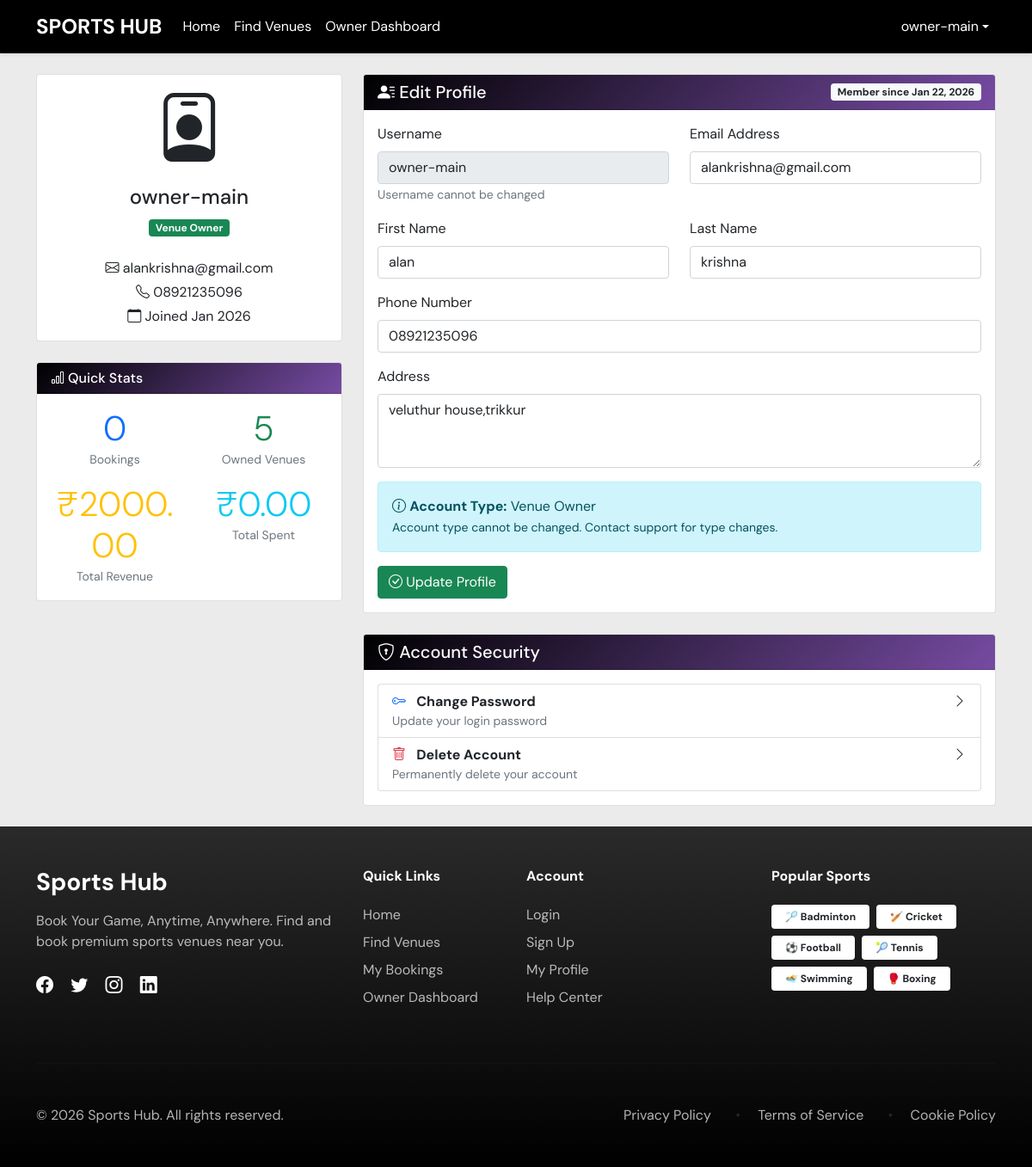
The app's page /accounts/profile/ (signed in) with its own data.
### accounts/models.py (models this page shows, shortened)
class User(AbstractUser):
    USER_TYPE_CHOICES = (
        ('admin', 'Admin'),
        ('owner', 'Owner'),
        ('user', 'User'),
    )
    user_type = models.CharField(max_length=10, choices=USER_TYPE_CHOICES, default='user')
    phone_number = models.CharField(max_length=15, blank=True, null=True)
    address = models.TextField(blank=True, null=True)
    created_at = models.DateTimeField(auto_now_add=True)
    updated_at = models.DateTimeField(auto_now=True)

### accounts/views.py (the view)
# urls.py: path('profile/', views.profile, name='profile'),
@login_required
def profile(request):
    if request.method == 'POST':
        form = UserProfileForm(request.POST, request.FILES, instance=request.user)
        if form.is_valid():
            form.save()  # This saves the data to database
            messages.success(request, 'Profile updated successfully!')
            return redirect('profile')
    else:
        form = UserProfileForm(instance=request.user)
    from bookings.models import Booking
    from venues.models import Venue
    user_bookings = Booking.objects.filter(user=request.user)
    total_spent = sum(booking.total_price for booking in user_bookings if booking.status == 'confirmed')
    total_bookings = user_bookings.count()
    owned_venues = 0
    total_revenue = 0
    if request.user.user_type == 'owner':
        owned_venues = Venue.objects.filter(owner=request.user).count()
        owner_bookings = Booking.objects.filter(venue__owner=request.user)
        total_revenue = sum(booking.total_price for booking in owner_bookings if booking.status == 'confirmed')
    context = {
        'form': form,
        'total_spent': total_spent,
        'total_bookings': total_bookings,
        'owned_venues': owned_venues,
        'total_revenue': total_revenue,
    }
    return render(request, 'accounts/profile.html', context)

### templates/accounts/profile.html (shortened to what this page needs)
{% extends 'base.html' %}
{% block content %}
<div class="row">
    <div class="col-md-4">
        <div class="card mb-4">
            <div class="card-body text-center">
                <div class="mb-3">
                    <div class="display-1">
                        {% if user.user_type == 'owner' %}
                        <i class="bi bi-person-badge"></i>
                        {% else %}
                        <i class="bi bi-person-circle"></i>
                        {% endif %}
                    </div>
                </div>
                <h4>{{ user.username }}</h4>
                <p class="text-muted">
                    {% if user.user_type == 'owner' %}
                    <span class="badge bg-success">Venue Owner</span>
                    {% else %}
                    <span class="badge bg-primary">Sports Enthusiast</span>
                    {% endif %}
                </p>
                <div class="mt-4">
                    <p class="mb-1"><i class="bi bi-envelope"></i> {{ user.email }}</p>
                    {% if user.phone_number %}
                    <p class="mb-1"><i class="bi bi-telephone"></i> {{ user.phone_number }}</p>
                    {% endif %}
                    <p class="mb-0"><i class="bi bi-calendar"></i> Joined {{ user.date_joined|date:"M Y" }}</p>
                </div>
            </div>
        </div>
        <div class="card">
            <div class="card-header bg-primary text-white">
                <h6 class="mb-0"><i class="bi bi-bar-chart"></i> Quick Stats</h6>
            </div>
            <div class="card-body">
                <div class="row text-center">
                    <div class="col-6 mb-3">
                        <div class="display-6 text-primary">{{ total_bookings }}</div>
                        <small class="text-muted">Bookings</small>
                    </div>
                    {% if user.user_type == 'owner' %}
                    <div class="col-6 mb-3">
                        <div class="display-6 text-success">{{ owned_venues }}</div>
                        <small class="text-muted">Owned Venues</small>
                    </div>
                    <div class="col-6">
                        <div class="display-6 text-warning">₹{{ total_revenue|floatformat:2 }}</div>
                        <small class="text-muted">Total Revenue</small>
                    </div>
                    {% endif %}
                    <div class="col-6">
                        <div class="display-6 text-info">₹{{ total_spent|floatformat:2 }}</div>
                        <small class="text-muted">Total Spent</small>
                    </div>
                </div>
            </div>
        </div>
    </div>
    <div class="col-md-8">
        <div class="card mb-4">
            <div class="card-header bg-success text-white d-flex justify-content-between align-items-center">
                <h5 class="mb-0"><i class="bi bi-person-lines-fill"></i> Edit Profile</h5>
                <span class="badge bg-light text-dark">Member since {{ user.date_joined|date:"M d, Y" }}</span>
            </div>
            <div class="card-body">
                <form method="post">
                    <div class="row">
                        <div class="col-md-6 mb-3">
                            <label class="form-label">Username</label>
                            <input type="text" class="form-control" value="{{ user.username }}" readonly>
                            <small class="text-muted">Username cannot be changed</small>
                        </div>
                        <div class="col-md-6 mb-3">
                            <label class="form-label">Email Address</label>
                            <input type="email" class="form-control" name="email" value="{{ user.email|default:'' }}">
                        </div>
                    </div>
                    <div class="row">
                        <div class="col-md-6 mb-3">
                            <label class="form-label">First Name</label>
                            <input type="text" class="form-control" name="first_name" value="{{ user.first_name|default:'' }}">
                        </div>
                        <div class="col-md-6 mb-3">
                            <label class="form-label">Last Name</label>
                            <input type="text" class="form-control" name="last_name" value="{{ user.last_name|default:'' }}">
                        </div>
                    </div>
                    <div class="mb-3">
                        <label class="form-label">Phone Number</label>
                        <input type="tel" class="form-control" name="phone_number" value="{{ user.phone_number|default:'' }}">
                    </div>
                    <div class="mb-3">
                        <label class="form-label">Address</label>
                        <textarea class="form-control" name="address" rows="3">{{ user.address|default:'' }}</textarea>
                    </div>
                    <div class="alert alert-info">
                        <i class="bi bi-info-circle"></i>
                        <strong>Account Type:</strong>
                        {% if user.user_type == 'owner' %}Venue Owner
                        {% elif user.user_type == 'user' %}Sports User
                        {% else %}Admin{% endif %}
                        <br>
                        <small>Account type cannot be changed. Contact support for type changes.</small>
                    </div>
                    <button type="submit" class="btn btn-success">
                        <i class="bi bi-check-circle"></i> Update Profile
                    </button>
                </form>
            </div>
        </div>
        <div class="card">
            <div class="card-header bg-warning text-white">
                <h5 class="mb-0"><i class="bi bi-shield-lock"></i> Account Security</h5>
            </div>
            <div class="card-body">
                <div class="list-group">
                    <a href="{% url 'change_password' %}" class="list-group-item list-group-item-action">
                        <div class="d-flex w-100 justify-content-between">
                            <div>
                                <i class="bi bi-key text-primary me-2"></i>
                                <strong>Change Password</strong>
                                <p class="mb-0 small text-muted">Update your login password</p>
                            </div>
                            <i class="bi bi-chevron-right"></i>
                        </div>
                    </a>
                    <a href="{% url 'delete_account' %}" class="list-group-item list-group-item-action">
                        <div class="d-flex w-100 justify-content-between">
                            <div>
                                <i class="bi bi-trash text-danger me-2"></i>
                                <strong>Delete Account</strong>
                                <p class="mb-0 small text-muted">Permanently delete your account</p>
                            </div>
                            <i class="bi bi-chevron-right"></i>
                        </div>
                    </a>
                </div>
            </div>
        </div>
    </div>
</div>
{% endblock %}

### templates/base.html (shortened to what this page needs)
<!DOCTYPE html>
<html lang="en">
<head>
    <link href="https://cdn.jsdelivr.net/npm/bootstrap@5.1.3/dist/css/bootstrap.min.css" rel="stylesheet">
    <link rel="stylesheet" href="https://cdn.jsdelivr.net/npm/bootstrap-icons@1.8.1/font/bootstrap-icons.css">
</head>
<body>
    <nav class="navbar navbar-expand-lg navbar-light shadow-sm" style="background-color: #000;">
        <div class="container">
            <a class="navbar-brand d-flex align-items-center text-white" href="{% url 'home' %}">
                <span class="fs-4 fw-bold">SPORTS HUB</span>
            </a>
            <div class="collapse navbar-collapse " id="navbarNav">
                <ul class="navbar-nav me-auto">
                    <li class="nav-item">
                        <a class="nav-link  text-white" href="{% url 'home' %}">Home</a>
                    </li>
                    <li class="nav-item">
                        <a class="nav-link text-white" href="{% url 'venue_list' %}">Find Venues</a>
                    </li>
                    {% if user.is_authenticated and user.user_type == 'owner' %}
                    <li class="nav-item">
                        <a class="nav-link text-white" href="{% url 'owner_dashboard' %}">Owner Dashboard</a>
                    </li>
                    {% elif user.is_authenticated and user.user_type == 'user' %}
                    <li class="nav-item">
                        <a class="nav-link text-white" href="{% url 'my_bookings' %}">My Bookings</a>
                    </li>
                    {% endif %}
                </ul>
                <ul class="navbar-nav ms-auto text-white">
                    {% if user.is_authenticated %}
                    <li class="nav-item dropdown">
                        <a class="nav-link dropdown-toggle d-flex align-items-center text-white" href="#" role="button"
                            data-bs-toggle="dropdown"> {{ user.username }}</a>
                    </li>
                    {% endif %}
                </ul>
            </div>
        </div>
    </nav>
    <main class="container my-4">
        {% block content %}{% endblock %}
    </main>
    <footer class="footer" style="background: linear-gradient(to bottom, #2b2a2a 0%, #000000 100%);">
        <div class="container py-5">
            <div class="row">
                <div class="col-lg-4 mb-5 mb-lg-0">
                    <div class="footer-brand mb-4">
                        <h3 class="fw-bold text-white mb-3">Sports Hub</h3>
                        <p class="text-white-50 mb-4">Book Your Game, Anytime, Anywhere. Find and book premium sports
                            venues near you.</p>
                        <div class="social-icons">
                            <a href="#" class="text-white me-3"><i class="bi bi-facebook fs-5"></i></a>
                            <a href="#" class="text-white me-3"><i class="bi bi-twitter fs-5"></i></a>
                            <a href="#" class="text-white me-3"><i class="bi bi-instagram fs-5"></i></a>
                            <a href="#" class="text-white"><i class="bi bi-linkedin fs-5"></i></a>
                        </div>
                    </div>
                </div>
                <div class="col-lg-2 col-md-4 mb-4 mb-md-0">
                    <h6 class="text-white fw-bold mb-4">Quick Links</h6>
                    <ul class="list-unstyled">
                        <li class="mb-2"><a href="{% url 'home' %}"
                                class="text-white-50 text-decoration-none hover-white">Home</a></li>
                        <li class="mb-2"><a href="{% url 'venue_list' %}"
                                class="text-white-50 text-decoration-none hover-white">Find Venues</a></li>
                        <li class="mb-2"><a href="{% url 'my_bookings' %}"
                                class="text-white-50 text-decoration-none hover-white">My Bookings</a></li>
                        <li><a href="{% url 'owner_dashboard' %}"
                                class="text-white-50 text-decoration-none hover-white">Owner Dashboard</a></li>
                    </ul>
                </div>
                <div class="col-lg-3 col-md-4 mb-4 mb-md-0">
                    <h6 class="text-white fw-bold mb-4">Account</h6>
                    <ul class="list-unstyled">
                        <li class="mb-2"><a href="{% url 'login' %}"
                                class="text-white-50 text-decoration-none hover-white">Login</a></li>
                        <li class="mb-2"><a href="{% url 'signup' %}"
                                class="text-white-50 text-decoration-none hover-white">Sign Up</a></li>
                        <li class="mb-2"><a href="{% url 'profile' %}"
                                class="text-white-50 text-decoration-none hover-white">My Profile</a></li>
                        <li><a href="#" class="text-white-50 text-decoration-none hover-white">Help Center</a></li>
                    </ul>
                </div>
                <div class="col-lg-3 col-md-4">
                    <h6 class="text-white fw-bold mb-4">Popular Sports</h6>
                    <div class="d-flex flex-wrap gap-2">
                        <a href="{% url 'sport_venues' 'badminton' %}"
                            class="badge bg-white text-dark px-3 py-2 text-decoration-none hover-badge">🏸 Badminton</a>
                        <a href="{% url 'sport_venues' 'cricket' %}"
                            class="badge bg-white text-dark px-3 py-2 text-decoration-none hover-badge">🏏 Cricket</a>
                        <a href="{% url 'sport_venues' 'football' %}"
                            class="badge bg-white text-dark px-3 py-2 text-decoration-none hover-badge">⚽ Football</a>
                        <a href="{% url 'sport_venues' 'tennis' %}"
                            class="badge bg-white text-dark px-3 py-2 text-decoration-none hover-badge">🎾 Tennis</a>
                        <a href="{% url 'sport_venues' 'swimming' %}"
                            class="badge bg-white text-dark px-3 py-2 text-decoration-none hover-badge">🏊 Swimming</a>
                        <a href="{% url 'sport_venues' 'boxing' %}"
                            class="badge bg-white text-dark px-3 py-2 text-decoration-none hover-badge">🥊 Boxing</a>
                    </div>
                </div>
            </div>
            <hr class="my-5 border-white-20">
            <div class="row align-items-center">
                <div class="col-md-6 mb-3 mb-md-0">
                    <p class="text-white-50 mb-0">&copy; {% now "Y" %} Sports Hub. All rights reserved.</p>
                </div>
                <div class="col-md-6 text-md-end">
                    <ul class="list-inline mb-0">
                        <li class="list-inline-item"><a href="#" class="text-white-50 text-decoration-none">Privacy
                                Policy</a></li>
                        <li class="list-inline-item mx-3">•</li>
                        <li class="list-inline-item"><a href="#" class="text-white-50 text-decoration-none">Terms of
                                Service</a></li>
                        <li class="list-inline-item mx-3">•</li>
                        <li class="list-inline-item"><a href="#" class="text-white-50 text-decoration-none">Cookie
                                Policy</a></li>
                    </ul>
                </div>
            </div>
        </div>
    </footer>
</body>
</html>

### records on screen
User: username "owner-main", email "alankrishna@gmail.com", phone_number "08921235096", date_joined "Jan 2026", date_joined "Jan 22, 2026", first_name "alan", last_name "krishna", address "veluthur house,trikkur"

### other values on screen
{{ total_bookings }} "0"
{{ owned_venues }} "5"
{{ total_revenue|floatformat:2 }} "2000.00"
{{ total_spent|floatformat:2 }} "0.00"
